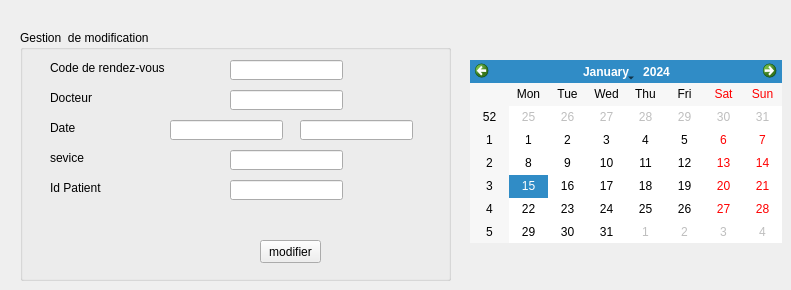
          <widget class="QWidget" name="tab_17">
           <attribute name="title">
            <string>modifier</string>
           </attribute>
           <widget class="QGroupBox" name="groupBox_4">
            <property name="geometry">
             <rect>
              <x>20</x>
              <y>30</y>
              <width>431</width>
              <height>251</height>
             </rect>
            </property>
            <property name="title">
             <string>Gestion  de modification</string>
            </property>
            <widget class="QLabel" name="label_19">
             <property name="geometry">
              <rect>
               <x>30</x>
               <y>30</y>
               <width>131</width>
               <height>16</height>
              </rect>
             </property>
             <property name="text">
              <string>Code de rendez-vous</string>
             </property>
            </widget>
            <widget class="QLabel" name="label_20">
             <property name="geometry">
              <rect>
               <x>30</x>
               <y>60</y>
               <width>71</width>
               <height>16</height>
              </rect>
             </property>
             <property name="text">
              <string>Docteur</string>
             </property>
            </widget>
            <widget class="QLabel" name="label_21">
             <property name="geometry">
              <rect>
               <x>30</x>
               <y>90</y>
               <width>81</width>
               <height>16</height>
              </rect>
             </property>
             <property name="text">
              <string>Date</string>
             </property>
            </widget>
            <widget class="QLabel" name="label_22">
             <property name="geometry">
              <rect>
               <x>30</x>
               <y>120</y>
               <width>71</width>
               <height>16</height>
              </rect>
             </property>
             <property name="text">
              <string>sevice</string>
             </property>
            </widget>
            <widget class="QLabel" name="label_23">
             <property name="geometry">
              <rect>
               <x>30</x>
               <y>150</y>
               <width>71</width>
               <height>16</height>
              </rect>
             </property>
             <property name="text">
              <string>Id Patient</string>
             </property>
            </widget>
            <widget class="QLineEdit" name="ID_4">
             <property name="geometry">
              <rect>
               <x>210</x>
               <y>150</y>
               <width>113</width>
               <height>20</height>
              </rect>
             </property>
            </widget>
            <widget class="QLineEdit" name="CodeRDV_3">
             <property name="geometry">
              <rect>
               <x>210</x>
               <y>30</y>
               <width>113</width>
               <height>20</height>
              </rect>
             </property>
            </widget>
            <widget class="QLineEdit" name="Docteur_3">
             <property name="geometry">
              <rect>
               <x>210</x>
               <y>60</y>
               <width>113</width>
               <height>20</height>
              </rect>
             </property>
            </widget>
            <widget class="QLineEdit" name="Service_3">
             <property name="geometry">
              <rect>
               <x>210</x>
               <y>120</y>
               <width>113</width>
               <height>20</height>
              </rect>
             </property>
            </widget>
            <widget class="QPushButton" name="button_modifier_5">
             <property name="geometry">
              <rect>
               <x>240</x>
               <y>210</y>
               <width>61</width>
               <height>23</height>
              </rect>
             </property>
             <property name="text">
              <string>modifier</string>
             </property>
            </widget>
            <widget class="QLineEdit" name="dateEdit_5">
             <property name="geometry">
              <rect>
               <x>150</x>
               <y>90</y>
               <width>113</width>
               <height>20</height>
              </rect>
             </property>
            </widget>
            <widget class="QLineEdit" name="timeEdit_2">
             <property name="geometry">
              <rect>
               <x>280</x>
               <y>90</y>
               <width>113</width>
               <height>20</height>
              </rect>
             </property>
            </widget>
           </widget>
           <widget class="QCalendarWidget" name="calendarWidget_4">
            <property name="geometry">
             <rect>
              <x>470</x>
              <y>60</y>
              <width>312</width>
              <height>183</height>
             </rect>
            </property>
           </widget>
          </widget>
